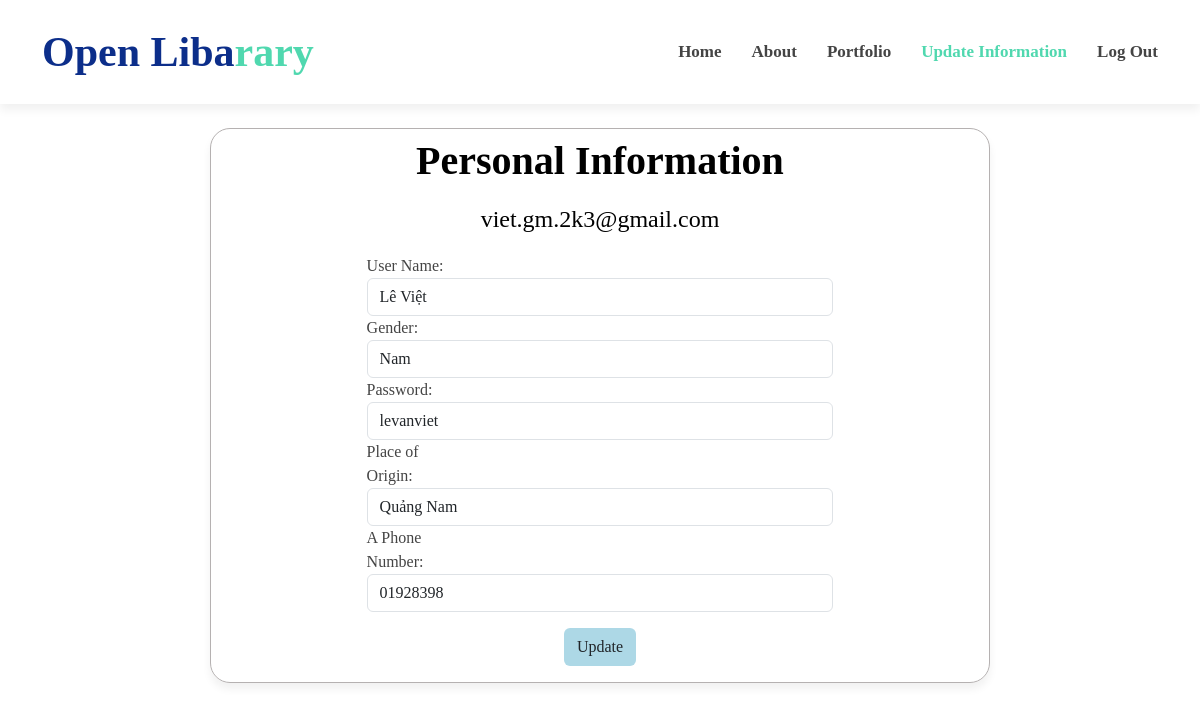
/PHP/users/update_info.php (signed in), run on the app's committed database.
### tables this page shows
CREATE TABLE `users` (
  `Email` varchar(50) NOT NULL,
  `UserName` varchar(100) DEFAULT NULL,
  `Gender` varchar(50) DEFAULT NULL,
  `Passwords` varchar(100) DEFAULT NULL,
  `Place_of_origin` varchar(200) DEFAULT NULL,
  `A_phone_number` varchar(50) DEFAULT NULL,
  `Users_status` varchar(50) NOT NULL,
  `Roles` int(11) NOT NULL
);

### PHP/libs/helper.php (called while the page is built, shortened)
<?php
class Database
{
    private static $dsn = 'mysql:host=localhost;dbname=quan_ly_thu_vien';
    private static $username = "root";
    private static $password = "";
    private static $con = null;
    public static function db_connect()
    {
        try {
            if (is_null(self::$con)) {
                self::$con = new PDO(self::$dsn, self::$username, self::$password);
                self::$con->setAttribute(PDO::ATTR_ERRMODE, PDO::ERRMODE_WARNING);
            }
        } catch (PDOException $e) {
            $error_message = $e->getMessage();
            include_once '../errors/database_error.php';
        }
    }
    public static function db_disconnect()
    {
        if (!is_null(self::$con)) {
            self::$con = null;
        }
    }
    public static function db_get_list($sql = '')
    {
        if (!is_null(self::$con)) {
            $result = self::$con->prepare($sql);
            $result->execute();
            if ($result->rowCount() > 0) {
                $rows = $result->fetchAll();
                return $rows;
            }
        }
        return false;
    }
}

### PHP/users/update_info.php (the view, shortened to what this page needs)
<?php
include('../libs/helper.php');
?>
<!DOCTYPE html>
<html lang="en">
<head>
    <link rel="stylesheet" href="https://cdnjs.cloudflare.com/ajax/libs/font-awesome/6.4.2/css/all.min.css">
    <link href="https://cdn.jsdelivr.net/npm/bootstrap@5.3.2/dist/css/bootstrap.min.css" rel="stylesheet">
    <link href="../../CSS/style.css" rel="stylesheet">
    <link rel="stylesheet" href="../../CSS/update_infor.css">
</head>
<body>
    <header id="header" class="d-flex align-items-center">
        <div class="container d-flex justify-content-between">
            <div id="logo">
                <h1><a href="index.html">Open Liba<span>rary</span></a></h1>
            </div>
            <nav id="navbar" class="navbar">
                <ul>
                    <li><a href="../users_interface.php">Home</a></li>
                    <li><a class="nav-link scrollto" href="./read_book.php">About</a></li>
                    <li><a class="nav-link scrollto" href="./users/read_book.php">Portfolio</a></li>
                    <li><a class="nav-link scrollto active" href="./update_info.php">Update Information</a></li>
                    <li><a href="./log_out.php">Log Out</a></li>
                </ul>
            </nav>
        </div>
    </header>
    <?php
    $email = $_SESSION['email'];
    $sql_select_info_users = "SELECT * FROM users where Email = '$email'";
    if (Database::db_execute($sql_select_info_users)) {
        $info_users = Database::db_get_list($sql_select_info_users);
        foreach ($info_users as $user) {
            $username = $user["UserName"];
            $gender = $user["Gender"];
            $password = $user["Passwords"];
            $place_of_origin = $user["Place_of_origin"];
            $a_phone_number = $user["A_phone_number"];
        }
    }
    ?>
    <div class="update">
        <div id="update">
            <div class="title">
                <h3><b>Personal Information</b></h3>
                <h4><?php echo $email ?></h4>
            </div>
            <div id="form">
                <form class="form-horizontal" action="" method="post">
                    <div class="form-group">
                        <label class="control-label col-sm-2" for="email">User Name:</label>
                        <div class="col-sm-10">
                            <input type="text" class="form-control" value="<?php echo $username ?>" name="username" required>
                        </div>
                    </div>
                    <div class="form-group">
                        <label class="control-label col-sm-2" for="email">Gender:</label>
                        <div class="col-sm-10">
                            <input type="text" class="form-control" value="<?php echo $gender ?>" name="gender" required>
                        </div>
                    </div>
                    <div class="form-group">
                        <label class="control-label col-sm-2" for="pwd">Password:</label>
                        <div class="col-sm-10">
                            <input type="text" class="form-control" value="<?php echo $password ?>" name="password" required>
                        </div>
                    </div>
                    <div class="form-group">
                        <label class="control-label col-sm-2" for="email">Place of Origin:</label>
                        <div class="col-sm-10">
                            <input type="text" class="form-control" value="<?php echo $place_of_origin ?>" name="place_of_origin" required>
                        </div>
                    </div>
                    <div class="form-group">
                        <label class="control-label col-sm-2" for="email">A Phone Number:</label>
                        <div class="col-sm-10">
                            <input type="text" class="form-control" value="<?php echo $a_phone_number ?>" name="a_phone_number" required>
                        </div>
                    </div>
                    <div class="form-group">
                        <div id="btn" class="col-sm-offset-2 col-sm-10">
                            <button type="submit" class="btn btn-default">Update</button>
                        </div>
                    </div>
                </form>
            </div>
        </div>
    </div>
</body>
</html>

### CSS/style.css (style rules this page uses)
body { background: #fff; color: #444; font-family: 'Poppins'; }
a { color: #50d8af; text-decoration: none; transition: 0.5s; }
h1, h2, h3, h4, h5, h6 { font-family: 'Poppins'; font-weight: 400; margin: 0 0 20px 0; padding: 0; }
#header { height: 13vh; transition: all 0.5s; z-index: 997; background: #fff; box-shadow: 0px 6px 9px 0px rgba(0, 0, 0, 0.06); }
#header #logo h1 { font-size: 42px; margin: 0; padding: 0; font-family: 'Poppins'; font-weight: 700; }
#header #logo h1 a { color: #0c2e8a; }
#header #logo h1 a span { color: #50d8af; }
.navbar { padding: 0; }
.navbar ul { margin: 0; padding: 0; display: flex; list-style: none; align-items: center; }
.navbar li { position: relative; }
.navbar a, .navbar a:focus { display: flex; align-items: center; justify-content: space-between; padding: 10px 0 10px 30px; font-family: 'Poppins'; font-size: 17px; font-weight: 600; color: #444; white-space: nowrap; transition: 0.3s; }
.navbar a:hover, .navbar .active, .navbar .active:focus, .navbar li:hover>a { color: #50d8af; }

### CSS/update_infor.css (style rules this page uses)
* { margin: 0; padding: 0; box-sizing: border-box; font-family: 'Poppins'; }
h3 { text-align: center; margin-top: 1vh; color: black; font-size: 5vh; }
h4 { text-align: center; color: black; font-size: 3vh; }
.title { color: black; }
#update { width: 65%; margin: 3vh auto; z-index: 10; box-shadow: 0px 6px 9px 0px rgba(0, 0, 0, 0.06); border-radius: 20px; border: 1px solid rgb(181, 177, 177); }
#form { width: 60%; margin: 0 auto; }
#form div { width: 100%; }
#btn { margin: 2vh 0; }
#btn button { display: flex; margin: 0 auto; background-color: lightblue; }

### data on the page
users: username "Lê Việt", gender "Nam", password "levanviet", place_of_origin "Quảng Nam", a_phone_number "01928398"

### other printed values
$email "viet.gm.2k3@gmail.com"
